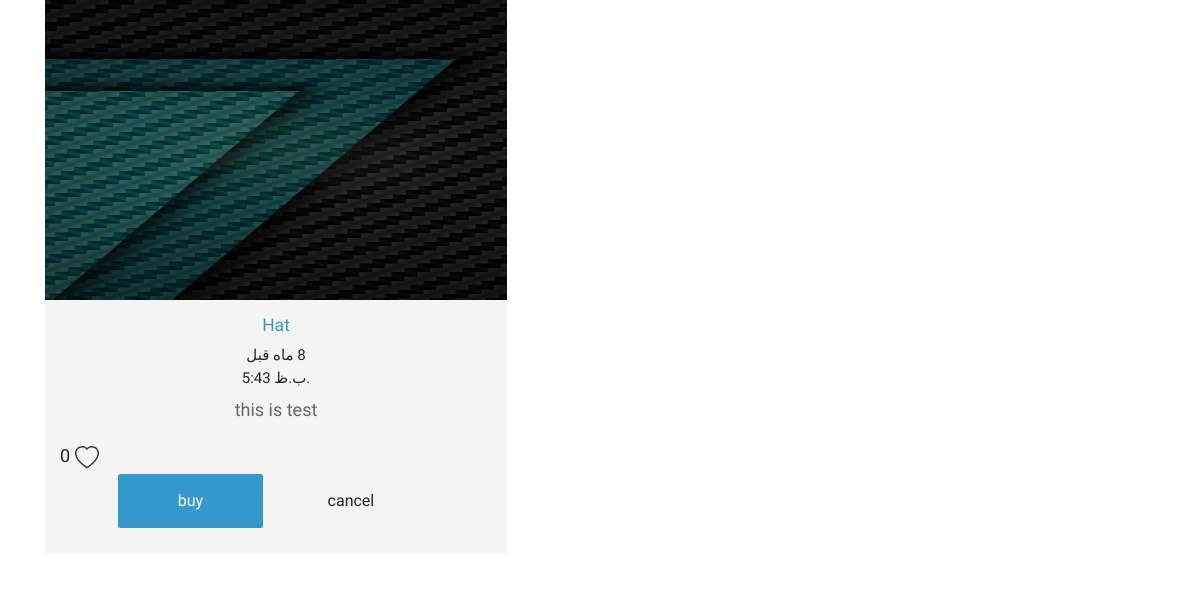
/product/hat-pqs2, run on an earlier commit of the app's database.
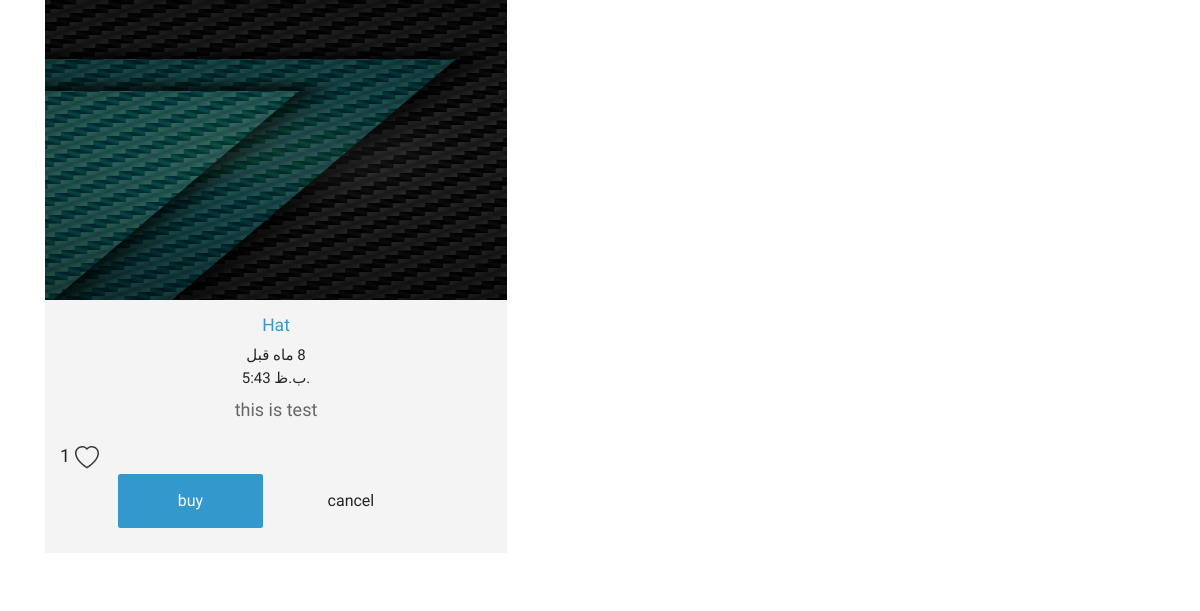
And on a later commit of the database.
### products/models.py (models this page shows, shortened)
class Product(models.Model):
    title = models.CharField(max_length=120)
    slug = models.SlugField(blank=True, unique=True)
    description = models.TextField()
    price = models.DecimalField(max_digits=20, decimal_places=2, default=10.36)
    image = models.ImageField(upload_to=upload_image_path, null=True, blank=True)
    featured = models.BooleanField(default=False)
    active = models.BooleanField(default=False)
    timestamp = models.DateTimeField(auto_now_add=True)
    likes = models.ManyToManyField(
        User, related_name='like', default=None, blank=True)
    like_count = models.BigIntegerField(default='0')
    objects = ProductManager()

### products/views.py (the view)
# urls.py: path('<slug>', ProdutDetailSlugView.as_view(), name="detail"),
class ProdutDetailSlugView(DetailView):
    queryset = Product.objects.all()
    template_name = "products/product_detail.html"
    def get_object(self, *args, **kwargs):
        request = self.request
        slug = self.kwargs.get('slug')
        try:
            product = Product.objects.get(slug=slug, active=True)
        except Product.DoesNotExist:
            raise Http404("product doesnt Exists")
        except Product.MultipleObjectsReturned:
            qs = Product.objects.filter(slug=slug, active=True)
            product = qs.first()
        except:
            raise Http404("not found ...")
        return product

### products/models.py (called while the page is built)
    def get_queryset(self):
        return ProductQuerySet(self.model, using=self._db)

### products/templates/products/product_detail.html (shortened to what this page needs)
{% extends 'base.html' %}
{% load static %}
{% url 'register' as register_url %}
{% block content %}
<div class="container">
<div class="text-center tm-catalog-item">
    <div class="position-relative tm-thumbnail-container">
        <img style="height: 300px ; width: 500px" src="{{ object.image.url }}" alt="{{ object.title }}">
        <a href="{% url 'products:detail' slug=product.slug %}" class="position-absolute tm-img-overlay">
                                </a>
    </div>
        <div class="p-4 tm-bg-gray tm-catalog-item-description">
          <h3 class="tm-text-primary mb-3 tm-catalog-item-title">{{ object.title | title}}</h3>
             <h4 style="direction: rtl">{{ object.timestamp | timesince }} قبل</h4>
             <h4>{{ object.timestamp | time }} </h4>
           <p class="tm-catalog-item-text">{{ object.description | linebreaksbr }}</p>
          <p style="text-align: center">
          <div class="d-flex">
        {% if request.user.is_authenticated %}
        <div class="pr-2">
          <button class="btn btn-link text-dark p-0 border-0 btn-outline-light" id="like-button" value="{{product.id}}">
            <span class="" id="like_count">{{product.like_count}}</span>
            <svg xmlns="http://www.w3.org/2000/svg" width="16" height="16" fill="currentColor" class="bi bi-heart-fill" viewBox="0 0 16 16">
  <path fill-rule="evenodd" d="M8 1.314C12.438-3.248 23.534 4.735 8 15-7.534 4.736 3.562-3.248 8 1.314z"/>
</svg>
          </button>
        </div>
        {% else %}
        <div class="pr-2">
          <span class="" id="like_count">{{product.like_count}}</span>
          <a href="{{ register_url }}" class="btn btn-link text-dark p-0 border-0 btn-outline-light"
            value="{{product.id}}">
          </a>
        </div>
        {% endif %}
        </div>
              <a href="#" class="btn btn-primary" role="button">buy</a>
              <a href="#" class="btn btn-default" role="button">cancel</a>
          </p>
        </div>
    </div>
</div>
{% endblock %}
{% block header_styles %}
    <link rel="stylesheet" href="{% static 'css/main.css' %}"/>
{% endblock %}

### templates/base.html (shortened to what this page needs)
{% load static %}
<!doctype html>
<html lang="en">
  <head>
    {% include "base/css.html" %}
    {% block header_styles %}{% endblock %}
  </head>
  <body>
  {% block content %}
  {% endblock %}
</body>
</html>

### templates/base/css.html (shortened to what this page needs)
{% load static %}
    <link rel="stylesheet" href="https://stackpath.bootstrapcdn.com/bootstrap/3.4.1/css/bootstrap.min.css">
<link rel="stylesheet" href="https://cdnjs.cloudflare.com/ajax/libs/font-awesome/4.7.0/css/font-awesome.min.css">
 <link rel="stylesheet" href="/templates/fontawesome/css/all.min.css">
    <link rel="stylesheet" href="/static_cdn/static_root/css/main.css">
    <link rel="stylesheet" href="/static_cdn/static_root/css/main.css">

What changed in the data, as far as the page shows it:
changed Product "this is test": like_count "0" → "1"
